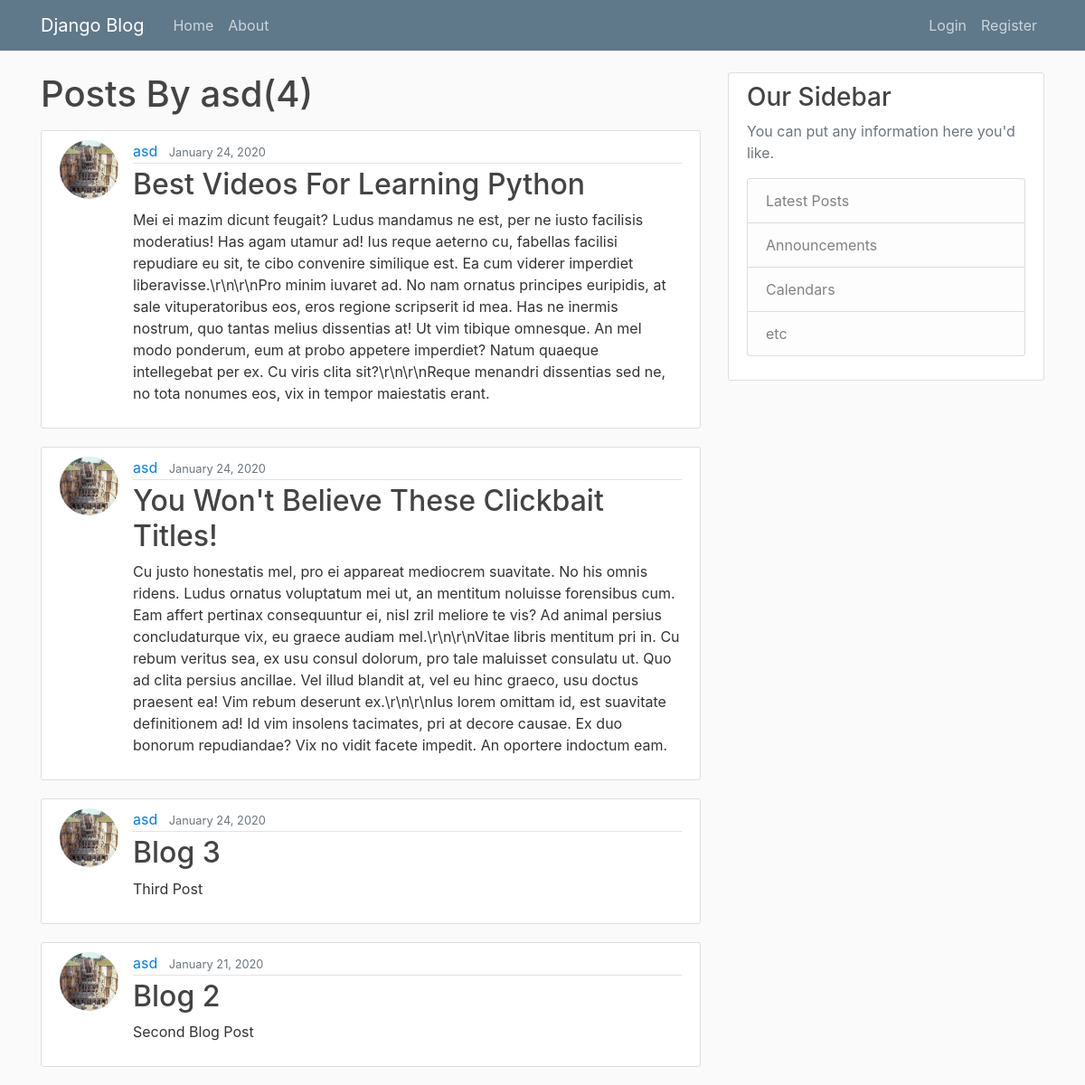
The app's page /user/asd with its own data.
### blogapp/models.py (models this page shows, shortened)
class Post(models.Model):
	title = models.CharField(max_length=100)
	content = models.TextField()
	date_posted = models.DateTimeField(default=timezone.now)
	author = models.ForeignKey(User,on_delete=models.CASCADE) #If The User is delete Than post Also The deleted

### users/models.py (models this page shows, shortened)
class Profile(models.Model):
	user = models.OneToOneField(User,on_delete=models.CASCADE)
	image = models.ImageField(default='default.jpg',upload_to='profile_pics')

### blogapp/views.py (the view)
# urls.py: path('user/<str:username>',UserPostListView.as_view(),name='user-posts'),
class UserPostListView(ListView): #class base view User List View
	model = Post
	template_name = 'blogapp/user_posts.html'#<app>/<model>_<viewtype>.html
	context_object_name = 'posts'
	paginate_by = 5
	def get_queryset(self):
		user = get_object_or_404(User, username=self.kwargs.get('username'))
		return Post.objects.filter(author=user).order_by('-date_posted')

### blogapp/templates/blogapp/user_posts.html (shortened to what this page needs)
{% extends "blogapp/base.html" %}
{% block content %}
  <h1 class="mb-3">Posts By {{view.kwargs.username}}({{page_obj.paginator.count}})</h1>
    {% for post in posts %}
        <article class="media content-section">
          <img class="rounded-circle article-img" src="{{post.author.profile.image.url}}">
          <div class="media-body">
            <div class="article-metadata">
              <a class="mr-2" href="{%url 'user-posts' post.author.username %}">{{ post.author }}</a>
              <small class="text-muted">{{ post.date_posted|date:"F d, Y" }}</small>
            </div>
            <h2><a class="article-title" href="{% url 'post-detail' post.id %}">{{ post.title }}</a></h2>
            <p class="article-content">{{ post.content }}</p>
          </div>
        </article>
    {% endfor %}
{% endblock content %}

### blogapp/templates/blogapp/base.html (shortened to what this page needs)
{% load static %}
<!DOCTYPE html>
<html>
<head>
    <link rel="stylesheet" href="https://maxcdn.bootstrapcdn.com/bootstrap/4.0.0/css/bootstrap.min.css">
    <link rel="stylesheet" type="text/css" href="{% static 'main.css' %}">
</head>
<body>
    <header class="site-header">
      <nav class="navbar navbar-expand-md navbar-dark bg-steel fixed-top">
        <div class="container">
          <a class="navbar-brand mr-4" href="{% url 'home' %}">Django Blog</a>
          <div class="collapse navbar-collapse" id="navbarToggle">
            <div class="navbar-nav mr-auto">
              <a class="nav-item nav-link" href="{% url 'home' %}">Home</a>
              <a class="nav-item nav-link" href="{% url 'about' %}">About</a>
            </div>
            <div class="navbar-nav">
              {% if user.is_authenticated %}
              <a class="nav-item nav-link" href="{%url 'login'%}">Login</a>
              <a class="nav-item nav-link" href="{%url 'register' %">Register</a>
            </div>
          </div>
        </div>
      </nav>
    </header>
    <main role="main" class="container">
      <div class="row">
        <div class="col-md-8">
          {% block content %}{% endblock %}
        </div>
        <div class="col-md-4">
          <div class="content-section">
            <h3>Our Sidebar</h3>
            <p class='text-muted'>You can put any information here you'd like.
              <ul class="list-group">
                <li class="list-group-item list-group-item-light">Latest Posts</li>
                <li class="list-group-item list-group-item-light">Announcements</li>
                <li class="list-group-item list-group-item-light">Calendars</li>
                <li class="list-group-item list-group-item-light">etc</li>
              </ul>
            </p>
          </div>
        </div>
      </div>
    </main>
</body>
</html>

### blogapp/static/main.css (style rules this page uses)
body { background: #fafafa; color: #333333; margin-top: 5rem; }
h1, h2, h3, h4, h5, h6 { color: #444444; }
ul { margin: 0; }
.bg-steel { background-color: #5f788a; }
.site-header .navbar-nav .nav-link { color: #cbd5db; }
.content-section { background: #ffffff; padding: 10px 20px; border: 1px solid #dddddd; border-radius: 3px; margin-bottom: 20px; }
.article-title { color: #444444; }
.article-content { white-space: pre-line; }
.article-img { height: 65px; width: 65px; margin-right: 16px; }
.article-metadata { padding-bottom: 1px; margin-bottom: 4px; border-bottom: 1px solid #e3e3e3 }

### records on screen
Post: author.profile.image (picture), author "asd", date_posted "January 24, 2020", title "Best Videos For Learning Python", content "Mei ei mazim dicunt feugait? Ludus mandamus ne est, per ne iusto facilisis moderatius! Has agam utamur ad! Ius reque aeterno cu, fabellas facilisi repudiare eu sit, te cibo convenire similique est. Ea cum viderer imperdiet liberavisse.\\r\\n\\r\\nPro minim iuvaret ad. No nam ornatus principes euripidis, at sale vituperatoribus eos, eros regione scripserit id mea. Has ne inermis nostrum, quo tantas melius dissentias at! Ut vim tibique omnesque. An mel modo ponderum, eum at probo appetere imperdiet? Natum quaeque intellegebat per ex. Cu viris clita sit?\\r\\n\\r\\nReque menandri dissentias sed ne, no tota nonumes eos, vix in tempor maiestatis erant."
Post: author.profile.image (picture), author "asd", date_posted "January 24, 2020", title "You Won't Believe These Clickbait Titles!", content "Cu justo honestatis mel, pro ei appareat mediocrem suavitate. No his omnis ridens. Ludus ornatus voluptatum mei ut, an mentitum noluisse forensibus cum. Eam affert pertinax consequuntur ei, nisl zril meliore te vis? Ad animal persius concludaturque vix, eu graece audiam mel.\\r\\n\\r\\nVitae libris mentitum pri in. Cu rebum veritus sea, ex usu consul dolorum, pro tale maluisset consulatu ut. Quo ad clita persius ancillae. Vel illud blandit at, vel eu hinc graeco, usu doctus praesent ea! Vim rebum deserunt ex.\\r\\n\\r\\nIus lorem omittam id, est suavitate definitionem ad! Id vim insolens tacimates, pri at decore causae. Ex duo bonorum repudiandae? Vix no vidit facete impedit. An oportere indoctum…"
Post: author.profile.image (picture), author "asd", date_posted "January 24, 2020", title "Blog 3", content "Third Post"
Post: author.profile.image (picture), author "asd", date_posted "January 21, 2020", title "Blog 2", content "Second Blog Post"

### other values on screen
{{ view.kwargs.username }} "asd"
{{ page_obj.paginator.count }} "4"
